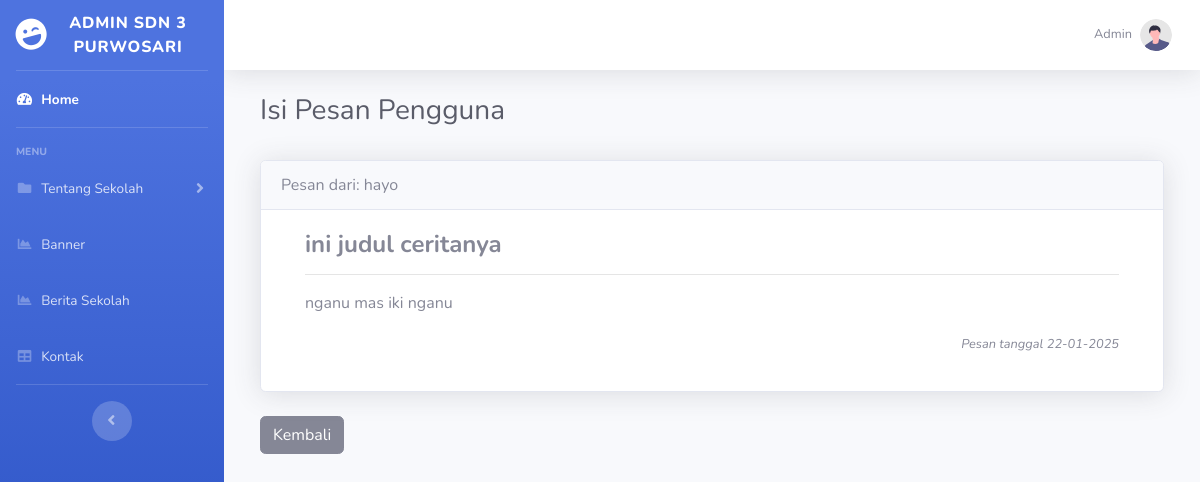
The page /admin/index.php?halaman=lihatpesan&id=2 (signed in) on the database its author committed.
### tables this page shows
CREATE TABLE `pesan` (
  `id_pesan` int(100) NOT NULL,
  `nama` varchar(255) NOT NULL,
  `telepon` varchar(255) NOT NULL,
  `email` varchar(255) NOT NULL,
  `judul` text NOT NULL,
  `pesan` text NOT NULL,
  `tanggal_pesan` date NOT NULL
);

### admin/lihatpesan.php (the view)
 <?php
$ambil = $koneksi->query("SELECT * FROM pesan WHERE id_pesan = '$_GET[id]'");
$pecah = $ambil->fetch_assoc();
$originalDate = $pecah['tanggal_pesan'];;
$newDate = date("d-m-Y", strtotime($originalDate));
?>
<head><title>Admin SDN 3 Purwosari - Pesan</title></head>
<div class="container-fluid">
    <h1 class="h3 mb-2 text-gray-800">Isi Pesan Pengguna</h1><br>
<div class="card shadow mb-4">
  <div class="card-header">Pesan dari: <?= $pecah['nama']; ?></div>
<div class="card-body">
  <div>
            <div class="container">
                <div>
                <h4><strong><?= $pecah['judul']; ?></strong></h4><hr>
                </div>
                <div>
                <p align="justify"><?= $pecah['pesan']; ?></p>
                </div>
                <div>
                <p align="right"><i><small>Pesan tanggal <?= $newDate; ?></small></i></p>
                </div>
             </div>
</div>
</div>
</div>
<div class="mb-4">
                <a href="index.php?halaman=pesanpengunjung" class="btn btn-secondary btn-md">Kembali</a>
</div></div>

### rows shown on the page
pesan: nama "hayo", judul "ini judul ceritanya", pesan "nganu mas iki nganu", tanggal_pesan "22-01-2025"
